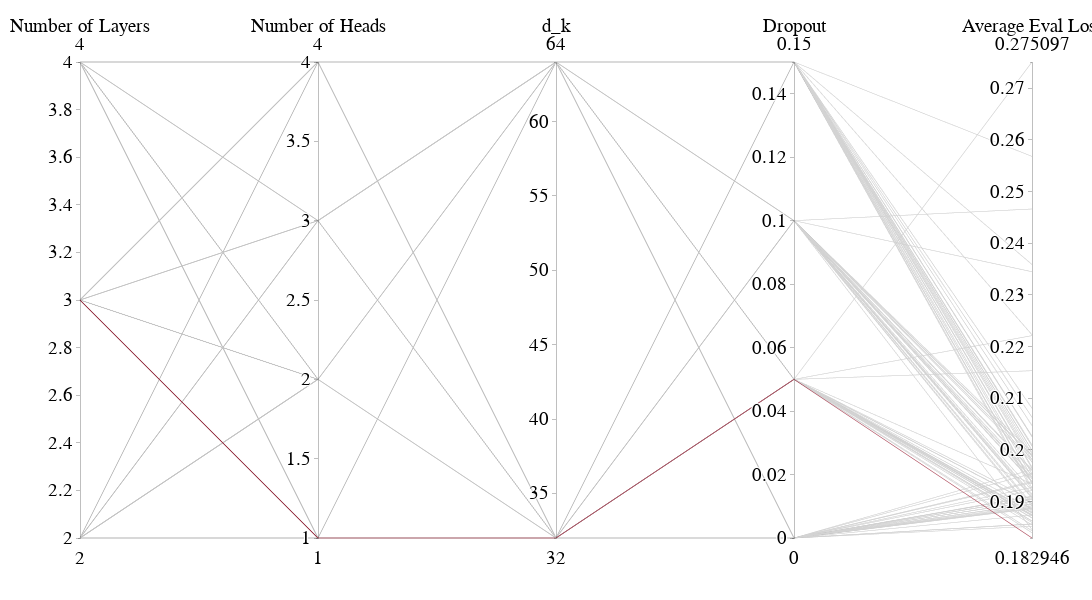

Write notebook code for a chart like this one.
### Code cell
import pandas as pd
import plotly.express as px
import os
import re

# Folder with loss CSVs
losses_folder = 'losses2'

# Filename pattern (with fold)
filename_pattern = r'losses_n(\d+)_l(\d+)_dk(\d+)_dff(\d+)_do([\d\.]+)_fold(\d+)_multiFold.csv'

all_losses_data = []
for filename in os.listdir(losses_folder):
    if not filename.endswith(".csv"):
        continue
    match = re.search(filename_pattern, filename)
    if not match:
        continue

    n_heads = int(match.group(1))
    n_layers = int(match.group(2))
    d_k = int(match.group(3))
    dff = int(match.group(4))
    dropout = float(match.group(5))
    fold = int(match.group(6))

    df_file = pd.read_csv(os.path.join(losses_folder, filename))
    df_file['n_heads'] = n_heads
    df_file['n_layers'] = n_layers
    df_file['d_k'] = d_k
    df_file['dff'] = dff
    df_file['dropout'] = dropout
    df_file['fold'] = fold
    all_losses_data.append(df_file)

# Combine all loss files
df_combined = pd.concat(all_losses_data, ignore_index=True)

# Step 1: Best val_loss per fold
df_best_per_fold = df_combined.loc[
    df_combined.groupby(['n_heads', 'n_layers', 'd_k', 'dff', 'dropout', 'fold'])['val_loss'].idxmin()
].reset_index(drop=True)

# Step 2: Average best loss across folds
df_plot = df_best_per_fold.groupby(
    ['n_heads', 'n_layers', 'd_k', 'dff', 'dropout']
)['val_loss'].mean().reset_index()

# Rename final column
df_plot = df_plot.rename(columns={'val_loss': 'Average Eval Loss'})

# Rename hyperparameter columns
df_plot = df_plot.rename(columns={
    "n_heads": "Number of Heads",
    "n_layers": "Number of Layers",
    "d_k": "d_k",
    "dropout": "Dropout"
})

# Flag best configuration
best_idx = df_plot["Average Eval Loss"].idxmin()
df_plot["BestFlag"] = 0
df_plot.loc[best_idx, "BestFlag"] = 1

# Parallel coordinates plot WITHOUT Feed Forward Dimension
fig = px.parallel_coordinates(
    df_plot,
    color="BestFlag",
    dimensions=[
        "Number of Layers",
        "Number of Heads",
        "d_k",
        "Dropout",
        "Average Eval Loss"
    ],
    color_continuous_scale=[[0, "lightgray"], [1, "#9A031E"]],
    range_color=[0, 1]
)

fig.update_layout(
    autosize=False,
    width=1400,
     height=600,
    margin=dict(l=80, r=60, t=60, b=60),
    plot_bgcolor="white",
    font=dict(family="Arial", size=23, color="black"),coloraxis_showscale=False
)

fig.show()

### Figure 1 — Plotly figure (JSON) as saved in the notebook; plotly's stock layout.template omitted (floating-point values rounded to 4 significant figures)
{"data": [{"dimensions": [{"label": "Number of Layers", "values": [2, 2, 2, 2, 2, 2, 2, 2, 3, 3, 3, 3, 3, 3, 3, 3, 4, 4, 4, 4, 4, 4, 4, 4, 2, 2, 2, 2, 2, 2, 2, 2, 3, 3, 3, 3, 3, 3, 3, 3, 4, 4, 4, 4, 4, 4, 4, 4, 2, 2, 2, 2, 2, 2, 2, 2, 3, 3, 3, 3, 3, 3, 3, 3, 4, 4, 4, 4, 4, 4, 4, 4, 2, 2, 2, 2, 2, 2, 2, 2, 3, 3, 3, 3, 3, 3, 3, 3, 4, 4, 4, 4, 4, 4, 4, 4]}, {"label": "Number of Heads", "values": [1, 1, 1, 1, 1, 1, 1, 1, 1, 1, 1, 1, 1, 1, 1, 1, 1, 1, 1, 1, 1, 1, 1, 1, 2, 2, 2, 2, 2, 2, 2, 2, 2, 2, 2, 2, 2, 2, 2, 2, 2, 2, 2, 2, 2, 2, 2, 2, 3, 3, 3, 3, 3, 3, 3, 3, 3, 3, 3, 3, 3, 3, 3, 3, 3, 3, 3, 3, 3, 3, 3, 3, 4, 4, 4, 4, 4, 4, 4, 4, 4, 4, 4, 4, 4, 4, 4, 4, 4, 4, 4, 4, 4, 4, 4, 4]}, {"label": "d_k", "values": [32, 32, 32, 32, 64, 64, 64, 64, 32, 32, 32, 32, 64, 64, 64, 64, 32, 32, 32, 32, 64, 64, 64, 64, 32, 32, 32, 32, 64, 64, 64, 64, 32, 32, 32, 32, 64, 64, 64, 64, 32, 32, 32, 32, 64, 64, 64, 64, 32, 32, 32, 32, 64, 64, 64, 64, 32, 32, 32, 32, 64, 64, 64, 64, 32, 32, 32, 32, 64, 64, 64, 64, 32, 32, 32, 32, 64, 64, 64, 64, 32, 32, 32, 32, 64, 64, 64, 64, 32, 32, 32, 32, 64, 64, 64, 64]}, {"label": "Dropout", "values": [0.0, 0.05, 0.1, 0.15, 0.0, 0.05, 0.1, 0.15, 0.0, 0.05, 0.1, 0.15, 0.0, 0.05, 0.1, 0.15, 0.0, 0.05, 0.1, 0.15, 0.0, 0.05, 0.1, 0.15, 0.0, 0.05, 0.1, 0.15, 0.0, 0.05, 0.1, 0.15, 0.0, 0.05, 0.1, 0.15, 0.0, 0.05, 0.1, 0.15, 0.0, 0.05, 0.1, 0.15, 0.0, 0.05, 0.1, 0.15, 0.0, 0.05, 0.1, 0.15, 0.0, 0.05, 0.1, 0.15, 0.0, 0.05, 0.1, 0.15, 0.0, 0.05, 0.1, 0.15, 0.0, 0.05, 0.1, 0.15, 0.0, 0.05, 0.1, 0.15, 0.0, 0.05, 0.1, 0.15, 0.0, 0.05, 0.1, 0.15, 0.0, 0.05, 0.1, 0.15, 0.0, 0.05, 0.1, 0.15, 0.0, 0.05, 0.1, 0.15, 0.0, 0.05, 0.1, 0.15]}, {"label": "Average Eval Loss", "values": [0.191, 0.1855, 0.1912, 0.1935, 0.191, 0.1903, 0.1915, 0.1947, 0.1937, 0.1829, 0.1908, 0.1967, 0.1962, 0.1863, 0.196, 0.1992, 0.1905, 0.1875, 0.1996, 0.1986, 0.1909, 0.184, 0.1938, 0.2047, 0.1905, 0.186, 0.1884, 0.1926, 0.1888, 0.1896, 0.1846, 0.1999, 0.1892, 0.1873, 0.1977, 0.1954, 0.19, 0.1886, 0.199, 0.1999, 0.1895, 0.1862, 0.1921, 0.1976, 0.1927, 0.2153, 0.1951, 0.2063, 0.1886, 0.1897, 0.1939, 0.1964, 0.1954, 0.1877, 0.1962, 0.1922, 0.189, 0.1879, 0.188, 0.201, 0.1895, 0.1843, 0.1944, 0.2007, 0.1856, 0.1874, 0.1946, 0.2027, 0.1874, 0.2221, 0.2345, 0.2568, 0.1921, 0.1934, 0.1891, 0.1981, 0.1939, 0.1868, 0.1895, 0.1938, 0.1887, 0.1872, 0.1907, 0.2025, 0.1857, 0.1869, 0.1989, 0.208, 0.1852, 0.1879, 0.1982, 0.2223, 0.19, 0.2751, 0.2466, 0.2359]}], "domain": {"x": [0, 1], "y": [0, 1]}, "line": {"color": [0, 0, 0, 0, 0, 0, 0, 0, 0, 1, 0, 0, 0, 0, 0, 0, 0, 0, 0, 0, 0, 0, 0, 0, 0, 0, 0, 0, 0, 0, 0, 0, 0, 0, 0, 0, 0, 0, 0, 0, 0, 0, 0, 0, 0, 0, 0, 0, 0, 0, 0, 0, 0, 0, 0, 0, 0, 0, 0, 0, 0, 0, 0, 0, 0, 0, 0, 0, 0, 0, 0, 0, 0, 0, 0, 0, 0, 0, 0, 0, 0, 0, 0, 0, 0, 0, 0, 0, 0, 0, 0, 0, 0, 0, 0, 0], "coloraxis": "coloraxis"}, "name": "", "type": "parcoords"}], "layout": {"autosize": false, "coloraxis": {"cmax": 1, "cmin": 0, "colorbar": {"title": {"text": "BestFlag"}}, "colorscale": [[0, "lightgray"], [1, "#9A031E"]], "showscale": false}, "font": {"color": "black", "family": "Arial", "size": 23}, "height": 600, "legend": {"tracegroupgap": 0}, "margin": {"b": 60, "l": 80, "r": 60, "t": 60}, "plot_bgcolor": "white", "width": 1400}}
